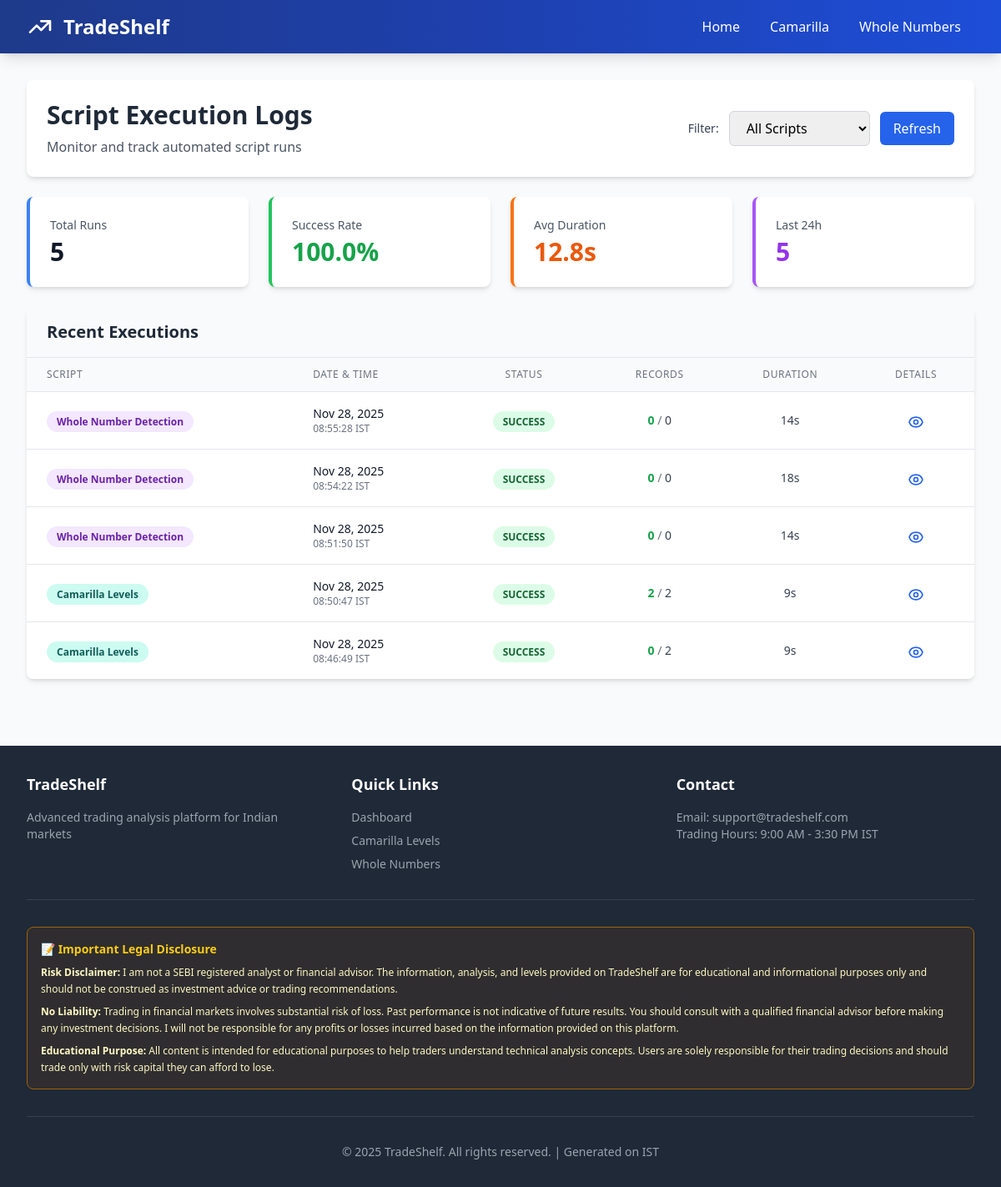
/logs/, run on the app's committed database.
### trading/models.py (models this page shows, shortened)
class ScriptRunLog(models.Model):
    SCRIPT_CHOICES = [
        ('CAMARILLA', 'Camarilla Levels'),
        ('WHOLE_NUMBER', 'Whole Number Detection'),
    ]
    STATUS_CHOICES = [
        ('STARTED', 'Started'),
        ('RUNNING', 'Running'),
        ('SUCCESS', 'Success'),
        ('FAILED', 'Failed'),
    ]
    script_name = models.CharField(max_length=20, choices=SCRIPT_CHOICES)
    run_date = models.DateField(default=timezone.now)
    status = models.CharField(max_length=20, choices=STATUS_CHOICES, default='STARTED')
    start_time = models.DateTimeField(auto_now_add=True)
    end_time = models.DateTimeField(null=True, blank=True)
    duration_seconds = models.IntegerField(null=True, blank=True)
    records_processed = models.IntegerField(default=0)
    records_success = models.IntegerField(default=0)
    records_failed = models.IntegerField(default=0)
    error_message = models.TextField(null=True, blank=True)
    log_details = models.JSONField(null=True, blank=True)
    class Meta:
        db_table = 'script_run_logs'
        ordering = ['-start_time']
        indexes = [
            models.Index(fields=['-run_date', 'script_name']),
        ]

### trading/views.py (the view)
# urls.py: path('logs/', views.script_logs_view, name='script_logs'),
def script_logs_view(request):
    script_filter = request.GET.get('script', 'ALL')
    status_filter = request.GET.get('status', '')
    date_filter = request.GET.get('date', '')
    logs = ScriptRunLog.objects.order_by('-start_time')
    if script_filter and script_filter != 'ALL':
        logs = logs.filter(script_name=script_filter)
    if status_filter:
        logs = logs.filter(status=status_filter)
    if date_filter:
        logs = logs.filter(start_time__date=date_filter)
    total_runs = logs.count()
    success_runs = logs.filter(status='SUCCESS').count()
    success_rate = (success_runs / total_runs * 100) if total_runs > 0 else 0
    from django.db.models import Avg
    avg_duration_result = logs.aggregate(avg_duration=Avg('duration_seconds'))
    avg_duration = avg_duration_result['avg_duration'] or 0
    context = {
        'logs': logs,
        'script_type': script_filter,
        'status_filter': status_filter,
        'date_filter': date_filter,
        'stats': {
            'total_runs': total_runs,
            'success_rate': success_rate,
            'avg_duration': round(avg_duration, 1),
        }
    }
    return render(request, 'trading/script_logs.html', context)

### trading/templates/trading/script_logs.html (shortened to what this page needs)
{% extends 'trading/base.html' %}
{% load static %}
{% block content %}
<div class="fade-in">
    <div class="bg-white rounded-lg shadow-md p-6 mb-6">
        <div class="flex flex-col md:flex-row md:items-center md:justify-between">
            <div>
                <h1 class="text-3xl font-bold text-gray-800 mb-2">Script Execution Logs</h1>
                <p class="text-gray-600">Monitor and track automated script runs</p>
            </div>
            <form method="GET" class="mt-4 md:mt-0">
                <div class="flex items-center space-x-3">
                    <label class="text-sm font-medium text-gray-700">Filter:</label>
                    <select name="script" onchange="this.form.submit()"
                            class="border border-gray-300 rounded-md px-4 py-2 focus:ring-2 focus:ring-blue-500">
                        <option value="ALL" {% if script_type == 'ALL' %}selected{% endif %}>All Scripts</option>
                    </select>
                    <button type="button" onclick="location.reload()"
                            class="bg-blue-600 text-white px-4 py-2 rounded-md hover:bg-blue-700">
                        Refresh
                    </button>
                </div>
            </form>
        </div>
    </div>
    <div class="grid grid-cols-1 md:grid-cols-4 gap-6 mb-6">
        <div class="bg-white rounded-lg shadow-md p-6 border-l-4 border-blue-500">
            <div class="text-sm font-medium text-gray-600 mb-1">Total Runs</div>
            <div class="text-3xl font-bold text-gray-900">{{ stats.total_runs }}</div>
        </div>
        <div class="bg-white rounded-lg shadow-md p-6 border-l-4 border-green-500">
            <div class="text-sm font-medium text-gray-600 mb-1">Success Rate</div>
            <div class="text-3xl font-bold text-green-600">{{ stats.success_rate|floatformat:1 }}%</div>
        </div>
        <div class="bg-white rounded-lg shadow-md p-6 border-l-4 border-orange-500">
            <div class="text-sm font-medium text-gray-600 mb-1">Avg Duration</div>
            <div class="text-3xl font-bold text-orange-600">{{ stats.avg_duration }}s</div>
        </div>
        <div class="bg-white rounded-lg shadow-md p-6 border-l-4 border-purple-500">
            <div class="text-sm font-medium text-gray-600 mb-1">Last 24h</div>
            <div class="text-3xl font-bold text-purple-600">{{ logs|slice:":24"|length }}</div>
        </div>
    </div>
    <div class="bg-white rounded-lg shadow-md overflow-hidden">
        <div class="px-6 py-4 bg-gray-50 border-b">
            <h2 class="text-xl font-bold text-gray-800">Recent Executions</h2>
        </div>
        <div class="overflow-x-auto">
            <table class="min-w-full divide-y divide-gray-200">
                <thead class="bg-gray-50">
                    <tr>
                        <th class="px-6 py-3 text-left text-xs font-medium text-gray-500 uppercase tracking-wider">
                            Script
                        </th>
                        <th class="px-6 py-3 text-left text-xs font-medium text-gray-500 uppercase tracking-wider">
                            Date & Time
                        </th>
                        <th class="px-6 py-3 text-center text-xs font-medium text-gray-500 uppercase tracking-wider">
                            Status
                        </th>
                        <th class="px-6 py-3 text-center text-xs font-medium text-gray-500 uppercase tracking-wider">
                            Records
                        </th>
                        <th class="px-6 py-3 text-center text-xs font-medium text-gray-500 uppercase tracking-wider">
                            Duration
                        </th>
                        <th class="px-6 py-3 text-center text-xs font-medium text-gray-500 uppercase tracking-wider">
                            Details
                        </th>
                    </tr>
                </thead>
                <tbody class="bg-white divide-y divide-gray-200">
                    {% for log in logs %}
                    <tr class="hover:bg-gray-50 transition-colors">
                        <td class="px-6 py-4 whitespace-nowrap">
                            <span class="px-3 py-1 text-xs font-semibold rounded-full
                                {% if log.script_name == 'CAMARILLA' %}
                                    bg-teal-100 text-teal-800
                                {% else %}
                                    bg-purple-100 text-purple-800
                                {% endif %}">
                                {{ log.get_script_name_display }}
                            </span>
                        </td>
                        <td class="px-6 py-4 whitespace-nowrap">
                            <div class="text-sm font-medium text-gray-900">
                                {{ log.start_time|date:"M d, Y" }}
                            </div>
                            <div class="text-xs text-gray-500">
                                {{ log.start_time|time:"H:i:s" }} IST
                            </div>
                        </td>
                        <td class="px-6 py-4 whitespace-nowrap text-center">
                            <span class="px-3 py-1 text-xs font-semibold rounded-full
                                {% if log.status == 'SUCCESS' %}
                                    bg-green-100 text-green-800
                                {% elif log.status == 'FAILED' %}
                                    bg-red-100 text-red-800
                                {% elif log.status == 'RUNNING' %}
                                    bg-yellow-100 text-yellow-800 animate-pulse
                                {% else %}
                                    bg-gray-100 text-gray-800
                                {% endif %}">
                                {{ log.status }}
                            </span>
                        </td>
                        <td class="px-6 py-4 whitespace-nowrap text-center">
                            <div class="text-sm">
                                <span class="font-bold text-green-600">{{ log.records_success }}</span>
                                <span class="text-gray-500">/</span>
                                <span class="text-gray-700">{{ log.records_processed }}</span>
                            </div>
                        </td>
                        <td class="px-6 py-4 whitespace-nowrap text-center text-sm text-gray-700">
                            {% if log.duration_seconds %}
                                {% if log.duration_seconds >= 60 %}
                                    {{ log.duration_seconds|floatformat:0|add:"60"|divisibleby:"60" }}m
                                    {{ log.duration_seconds|add:"-60"|floatformat:0 }}s
                                {% else %}
                                    {{ log.duration_seconds }}s
                                {% endif %}
                            {% else %}
                                <span class="text-gray-400">-</span>
                            {% endif %}
                        </td>
                        <td class="px-6 py-4 whitespace-nowrap text-center">
                            <button onclick="showLogDetails({{ log.id }}, '{{ log.get_script_name_display }}', '{{ log.start_time|date:"M d, Y H:i" }}', '{{ log.status }}', '{{ log.error_message|escapejs }}')"
                                    class="text-blue-600 hover:text-blue-900 font-medium">
                            </button>
                        </td>
                    </tr>
                    {% endfor %}
                </tbody>
            </table>
        </div>
    </div>
</div>
{% endblock %}

### trading/static/trading/css/custom.css (style rules this page uses)
.fade-in { animation: fadeIn 0.5s ease-out; }

### trading/templates/trading/base.html (style rules this page uses)
.fade-in { animation: fadeIn 0.5s ease-out; }

### data on the page
ScriptRunLog: script_name "Whole Number Detection", start_time "Nov 28, 2025", start_time "08:55:28", status "SUCCESS", records_success "0", records_processed "0", duration_seconds "14"
ScriptRunLog: script_name "Whole Number Detection", start_time "Nov 28, 2025", start_time "08:54:22", status "SUCCESS", records_success "0", records_processed "0", duration_seconds "18"
ScriptRunLog: script_name "Whole Number Detection", start_time "Nov 28, 2025", start_time "08:51:50", status "SUCCESS", records_success "0", records_processed "0", duration_seconds "14"
ScriptRunLog: script_name "Camarilla Levels", start_time "Nov 28, 2025", start_time "08:50:47", status "SUCCESS", records_success "2", records_processed "2", duration_seconds "9"
ScriptRunLog: script_name "Camarilla Levels", start_time "Nov 28, 2025", start_time "08:46:49", status "SUCCESS", records_success "0", records_processed "2", duration_seconds "9"

### other printed values
{{ stats.total_runs }} "5"
{{ stats.success_rate|floatformat:1 }} "100.0"
{{ stats.avg_duration }} "12.8"
{{ logs|slice:":24"|length }} "5"
